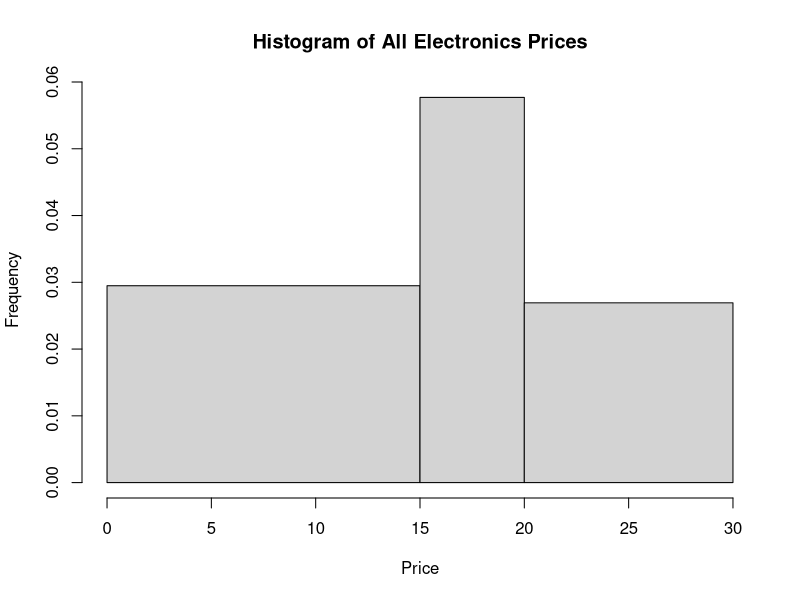

Generate this figure with R:
# LAB - DAY 2

# Q2. EQUAL-FREQUENCY PARTITIONING AND DATA SMOOTHING

# Given data

prices <- c(1, 1, 5, 5, 5, 5, 5, 8, 8,
            10, 10, 10, 10, 12, 14, 14, 14,
            15, 15, 15, 15, 15, 15,
            18, 18, 18, 18, 18, 18, 18, 18,
            20, 20, 20, 20, 20, 20, 20,
            21, 21, 21, 21,
            25, 25, 25, 25, 25,
            28, 28, 30, 30, 30)


# Q2(i) Equal-Frequency Partitioning
# 3 bins

bin1 <- prices[1:17]
bin2 <- prices[18:34]
bin3 <- prices[35:52]

print(bin1)
print(bin2)
print(bin3)


# Q2(ii) Data Smoothing using Bin Means

mean1 <- mean(bin1)
mean2 <- mean(bin2)
mean3 <- mean(bin3)

smooth_mean <- c(
  rep(mean1, length(bin1)),
  rep(mean2, length(bin2)),
  rep(mean3, length(bin3))
)

print(smooth_mean)


# Q2(ii) Data Smoothing using Bin Boundaries

lower1 <- min(bin1)
upper1 <- max(bin1)

lower2 <- min(bin2)
upper2 <- max(bin2)

lower3 <- min(bin3)
upper3 <- max(bin3)

smooth_boundary1 <- ifelse(
  abs(bin1 - lower1) <= abs(bin1 - upper1),
  lower1,
  upper1
)

smooth_boundary2 <- ifelse(
  abs(bin2 - lower2) <= abs(bin2 - upper2),
  lower2,
  upper2
)

smooth_boundary3 <- ifelse(
  abs(bin3 - lower3) <= abs(bin3 - upper3),
  lower3,
  upper3
)

smooth_boundary <- c(
  smooth_boundary1,
  smooth_boundary2,
  smooth_boundary3
)

print(smooth_boundary)


# Q2(iii) Histogram

hist(prices,
     breaks = c(0, 15, 20, 30),
     main = "Histogram of All Electronics Prices",
     xlab = "Price",
     ylab = "Frequency")
